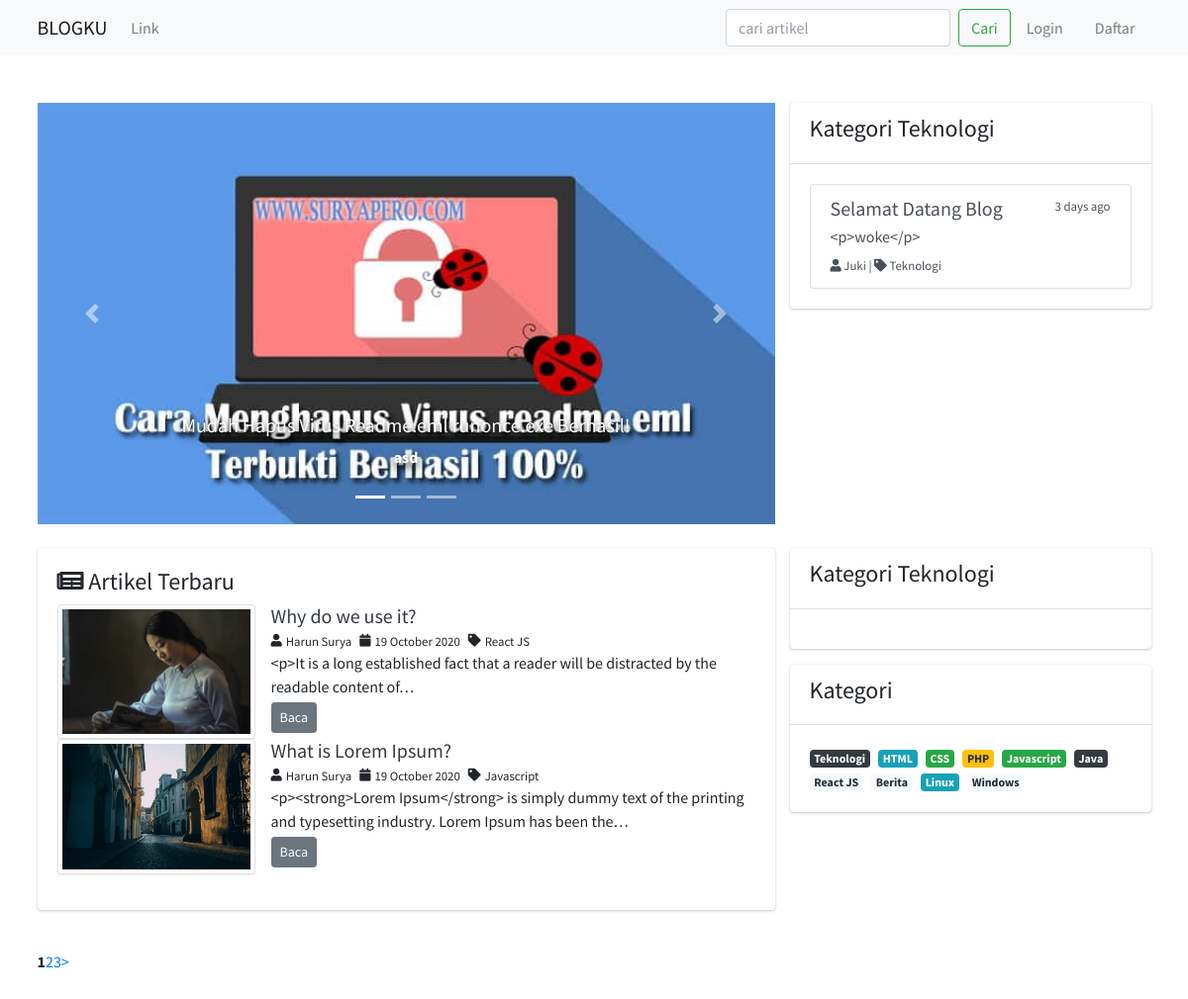
The page / on the database its author committed.
### tables this page shows
CREATE TABLE `artikel` (
  `id_artikel` int(11) NOT NULL,
  `judul` varchar(200) NOT NULL,
  `isi_artikel` text NOT NULL,
  `slug` varchar(200) NOT NULL,
  `gambar_artikel` varchar(256) NOT NULL,
  `id_kategori` int(11) NOT NULL,
  `tag` varchar(100) NOT NULL,
  `tanggal` date NOT NULL,
  `id_penulis` int(11) NOT NULL,
  `dilihat` int(11) NOT NULL DEFAULT 0,
  `suka` int(11) NOT NULL DEFAULT 0,
  `dislike` int(11) NOT NULL DEFAULT 0,
  `status` int(11) NOT NULL COMMENT '0 = draft\r\n1 = publish'
);

CREATE TABLE `penulis` (
  `id_penulis` int(11) NOT NULL,
  `id_user` int(11) NOT NULL,
  `tgl_daftar` date NOT NULL,
  `nama_penulis` varchar(50) NOT NULL,
  `foto_penulis` varchar(256) NOT NULL,
  `desk_penulis` varchar(150) NOT NULL,
  `status` int(11) NOT NULL
);

CREATE TABLE `kategori` (
  `id_kategori` int(11) NOT NULL,
  `nama_kategori` varchar(100) NOT NULL
);

### application/controllers/Home.php (called while the page is built, shortened)
<?php
class Home extends CI_Controller {
	public function __construct()
	{
		$this->load->model('Artikel_model');
		$this->load->model('Kategori_model');
		$this->load->library('form_validation');
	}
	public function index()
	{
		$data['title'] = 'BLOGKU';
		$data['user'] = $this->db->get_where('users', ['username' => $this->session->userdata('username')])->row_array();
		$config['base_url'] = 'http://localhost/blogku-ci-3/page';
		$config['total_rows'] = $this->Artikel_model->countArtikelAll('artikel')->num_rows();
		$config['per_page'] = 2;
		$data['start'] = $this->uri->segment(2);
		$data['artikel'] = $this->Artikel_model->getJoinArtikelKategoriWhereStatus($config['per_page'], $data['start']);
		$data['populer'] = $this->Artikel_model->getJoinDilihat();
		$data['artikelKategori'] = $this->Artikel_model->getJoinKategori();
		$data['kategori'] = $this->db->get('kategori')->result_array();
		$this->load->view('themeplates/header', $data);
		$this->load->view('themeplates/navbar', $data);
		$this->load->view('home/index', $data);
		$this->load->view('themeplates/footer');
	}
}

### index.php (called while the page is built, shortened)
<?php
require_once BASEPATH.'core/CodeIgniter.php';

### application/models/Artikel_model.php (called while the page is built, shortened)
<?php
class Artikel_model extends CI_Model {
	public function getJoinArtikelKategoriWhereStatus($limit, $start)
	{
		$this->db->select('*, artikel.status AS Status');
		$this->db->from('artikel');
		$this->db->join('kategori', 'kategori.id_kategori = artikel.id_kategori');
		$this->db->join('penulis', 'penulis.id_penulis = artikel.id_penulis');
		$this->db->where('artikel.status', 1);
		$this->db->order_by('artikel.id_artikel', 'desc');
		return $this->db->get('', $limit, $start)->result_array();
	}
	public function getJoinDilihat()
	{
		$this->db->select('*');
		$this->db->from('artikel');
		$this->db->join('kategori', 'kategori.id_kategori = artikel.id_kategori');
		$this->db->join('penulis', 'penulis.id_penulis = artikel.id_penulis');
		$this->db->order_by('dilihat', 'desc');
		return $this->db->get()->result_array();
	}
	public function getJoinKategori()
	{
		$this->db->select('*');
		$this->db->from('artikel');
		$this->db->join('kategori', 'kategori.id_kategori = artikel.id_kategori');
		$this->db->join('penulis', 'penulis.id_penulis = artikel.id_penulis');
		$this->db->where('kategori.nama_kategori', 'Teknologi');
		$this->db->limit('4');
		return $this->db->get()->result_array();
	}
	public function countArtikelAll($table)
	{
		return $this->db->get($table);
	}
}

### application/config/config.php (called while the page is built, shortened)
<?php
$config['base_url'] = 'http://localhost/blogku-ci-3';
$config['index_page'] = '';
$config['uri_protocol']	= 'REQUEST_URI';
$config['url_suffix'] = '';
$config['language']	= 'english';
$config['charset'] = 'UTF-8';
$config['enable_hooks'] = FALSE;
$config['subclass_prefix'] = 'MY_';
$config['composer_autoload'] = FALSE;
$config['permitted_uri_chars'] = 'a-z 0-9~%.:_\-';
$config['enable_query_strings'] = FALSE;
$config['controller_trigger'] = 'c';
$config['function_trigger'] = 'm';
$config['directory_trigger'] = 'd';
$config['allow_get_array'] = TRUE;
$config['log_threshold'] = 0;
$config['log_path'] = '';
$config['log_file_extension'] = '';
$config['log_file_permissions'] = 0644;
$config['log_date_format'] = 'Y-m-d H:i:s';
$config['error_views_path'] = '';
$config['cache_path'] = '';
$config['cache_query_string'] = FALSE;
$config['encryption_key'] = '';
$config['sess_driver'] = 'files';
$config['sess_cookie_name'] = 'ci_session';
$config['sess_expiration'] = 7200;
$config['sess_save_path'] = NULL;
$config['sess_match_ip'] = FALSE;
$config['sess_time_to_update'] = 300;
$config['sess_regenerate_destroy'] = FALSE;
$config['cookie_prefix']	= '';
$config['cookie_domain']	= '';
$config['cookie_path']		= '/';
$config['cookie_secure']	= FALSE;
$config['cookie_httponly'] 	= FALSE;
$config['standardize_newlines'] = FALSE;
$config['global_xss_filtering'] = FALSE;
$config['csrf_protection'] = FALSE;
$config['csrf_token_name'] = 'csrf_test_name';
$config['csrf_cookie_name'] = 'csrf_cookie_name';
$config['csrf_expire'] = 7200;
$config['csrf_regenerate'] = TRUE;
$config['csrf_exclude_uris'] = array();
$config['compress_output'] = FALSE;
$config['time_reference'] = 'local';
$config['rewrite_short_tags'] = FALSE;
$config['proxy_ips'] = '';

### application/views/home/index.php (the view, shortened to what this page needs)
<div class="container py-5">
	<div class="row">
		<div class="col-md-8">
			<div id="carouselExampleCaptions" class="carousel slide" data-ride="carousel">
			  <ol class="carousel-indicators">
			    <li data-target="#carouselExampleCaptions" data-slide-to="0" class="active"></li>
			    <li data-target="#carouselExampleCaptions" data-slide-to="1"></li>
			    <li data-target="#carouselExampleCaptions" data-slide-to="2"></li>
			  </ol>
			  <div class="carousel-inner">
			  	<?php $no = 0; foreach($populer as $p) : ?>
			  	<?php if($no === 0) : ?>
            <?php $active = 'active'; ?>
            <?php else : ?>
            	<?php $active = ''; ?>
			  	<?php endif; ?>
			  	<?php $no++; ?>
			    <div class="carousel-item <?= $active; ?>">
			    	<a href="<?= base_url('artikel/') . strtolower($p['slug']); ?>">
			      <img src="<?= base_url('assets/theme_admin/img/artikel/') . $p['gambar_artikel']; ?>" class="d-block w-100" alt="<?= $p['gambar_artikel']; ?>">
			      <div class="carousel-caption d-none d-md-block" style="text-shadow: 0px 4px 10px #000; font-weight: bold;">
			        <h5><?= $p['judul']; ?></h5>
			        <p><?= $p['tag']; ?></p>
			      </div>
			      </a>
			    </div>
			    <?php endforeach; ?>
			  </div>
			  <a class="carousel-control-prev" href="#carouselExampleCaptions" role="button" data-slide="prev">
			    <span class="carousel-control-prev-icon" aria-hidden="true"></span>
			  </a>
			  <a class="carousel-control-next" href="#carouselExampleCaptions" role="button" data-slide="next">
			    <span class="carousel-control-next-icon" aria-hidden="true"></span>
			  </a>
			</div>
		</div>
		<div class="col-md-4">
			<div class="card">
				<div class="card-header">
					<h4>Kategori Teknologi</h4>
				</div>
				<div class="card-body">
					<div class="list-group">
						<?php foreach($artikelKategori as $aKat) : ?>
					  <a href="<?= base_url('artikel/') . strtolower($aKat['slug']); ?>" class="list-group-item list-group-item-action">
					    <div class="d-flex w-100 justify-content-between">
					      <h5 class="mb-1"><?= $aKat['judul']; ?></h5>
					      <small>3 days ago</small>
					    </div>
					    <p class="mb-1"><?= word_limiter($aKat['isi_artikel'], 9); ?></p>
					    <small><i class="fas fa-user"></i> <?= $aKat['nama_penulis']; ?> | <i class="fas fa-tag"></i> <?= $aKat['nama_kategori']; ?></small>
					  </a>
				 	  <?php endforeach; ?>
					</div>
				</div>
			</div>
		</div>
	</div>
	<div class="row py-4">
		<div class="col-md-8">
			<div class="card">
				<div class="card-body">
					<h4><i class="fas fa-newspaper"></i> Artikel Terbaru</h4>
					<ul class="list-unstyled">
						<?php foreach($artikel as $a) : ?>
					  <li class="media">
					    <img src="<?= base_url('assets/theme_admin/img/artikel/') . $a['gambar_artikel']; ?>" class="mr-3 img-thumbnail" width="200">
					    <div class="media-body">
					      <a href="<?= base_url('artikel/') . strtolower($a['slug']); ?>" class="text-dark"><h5 class="mt-0 mb-1"><?= $a['judul']; ?></h5></a>
					      <small>
	                <div class="form-inline">
	                	<div class="form-group">
	                		<i class="fas fa-user pr-1"></i> <?= $a['nama_penulis']; ?>
	                	</div>
	                	<div class="form-group pl-2">
	                		<?php $tgl = date_create($a['tanggal']); ?>
	                		<i class="fas fa-calendar pr-1"></i> <?= date_format($tgl, 'd F Y'); ?>
	                	</div>
	                	<div class="form-group pl-2">
	                		<i class="fas fa-tag pr-1"></i> <?= $a['nama_kategori']; ?>
	                	</div>
	                </div>
					      </small>
					      <?= word_limiter($a['isi_artikel'], 17); ?>
					      <div class="row">
					      	<div class="col-md-2 mt-1">
					      		<a href="<?= base_url('artikel/') . strtolower($a['slug']); ?>" class="btn btn-secondary btn-sm">Baca</a>
					      	</div>
					      </div>
					    </div>
					  </li>
					  <?php endforeach; ?>
					</ul>
				</div>
			</div>
		</div>
		<div class="col-md-4">
			<div class="card">
				<div class="card-header">
					<h4>Kategori Teknologi</h4>
				</div>
				<div class="card-body">
				</div>
			</div>
			<div class="card">
				<div class="card-header">
					<h4>Kategori</h4>
				</div>
				<div class="card-body">
					<div class="form-inline">
						<?php foreach($kategori as $k) : ?>
						<?php
            $warna = ['primary', 'success', 'warning', 'dark', 'info', 'light'];
            $acakWarna = $warna[array_rand($warna)];
						?>
						<a href="<?= base_url('kategori/') . strtolower($k['nama_kategori']); ?>">
					  <span class="badge badge-<?= $acakWarna; ?> mr-2"><?= $k['nama_kategori']; ?></span>
					  </a>
					  <?php endforeach; ?>
					</div>
				</div>
			</div>
		</div>
	</div>
	<?php echo $this->pagination->create_links(); ?>
</div>

### application/views/themeplates/header.php (shortened to what this page needs)
<!DOCTYPE html>
<html>
<head>
  <link rel="stylesheet" href="<?= base_url('/assets/theme_admin/'); ?>plugins/fontawesome-free/css/all.min.css">
  <link rel="stylesheet" href="https://code.ionicframework.com/ionicons/2.0.1/css/ionicons.min.css">
  <link rel="stylesheet" href="<?= base_url('/assets/theme_admin/'); ?>dist/css/adminlte.min.css">
</head>

### application/views/themeplates/navbar.php (shortened to what this page needs)
<nav class="navbar navbar-expand-lg navbar-light bg-light">
  <div class="container">
    <a class="navbar-brand" href="<?= base_url(); ?>">BLOGKU</a>
    <div class="collapse navbar-collapse" id="navbarSupportedContent">
      <ul class="navbar-nav mr-auto">
        <li class="nav-item">
          <a class="nav-link" href="#">Link</a>
        </li>
      </ul>
      <form class="form-inline my-2 my-lg-0" method="get" action="<?= base_url('pencarian'); ?>">
        <input class="form-control mr-sm-2" type="text" placeholder="cari artikel" aria-label="Search" name="keyword">
        <button class="btn btn-outline-success my-2 my-sm-0" type="submit">Cari</button>
      </form>
      <?php if($this->session->userdata('role') == 3) : ?>
      <li class="nav-item dropdown">
        <a class="nav-link dropdown-toggle" href="#" id="navbarDropdown" role="button" data-toggle="dropdown" aria-haspopup="true" aria-expanded="false">
          <?php
          if($this->session->userdata('jk_tamu') == 'L') :
            $img = base_url('assets/img/profile/male.jpg');
          elseif ($this->session->userdata('jk_tamu') == 'P'):
            $img = base_url('assets/img/profile/female.jpg');
          else :
            $img = base_url('assets/img/profile/female.jpg');
          endif;
          if($this->session->userdata('role') == 3) :
            $where = ['id_user' => $this->session->userdata('id_user')];
            $foto = $this->db->get_where('tamu', $where)->row_array();
            $img = base_url('assets/img/profile/' . $foto['foto_tamu']);
          endif;
          ?>
          <img src="<?= $img ?>" width="40" heigth="40">
        </a>
        <div class="dropdown-menu" aria-labelledby="navbarDropdown">
          <a class="dropdown-item" href="<?= base_url('profil/user/') . strtolower($this->session->userdata('username')); ?>">Profil</a>
          <div class="dropdown-divider"></div>
          <a class="dropdown-item" href="<?= base_url('logout'); ?>">Logout</a>
        </div>
      </li>
      <?php else : ?>
        <?php if(!$this->session->userdata('role') == 1) : ?>
      <ul class="navbar-nav">
        <li class="nav-item">
          <a class="nav-link" href="<?= base_url('login'); ?>">Login</a>
        </li>
        <li class="nav-item">
          <a class="nav-link" href="<?= base_url('daftar'); ?>">Daftar</a>
        </li>
      </ul>
        <?php endif; ?>
      <?php endif; ?>
    </div>
  </div>
</nav>

### application/views/themeplates/footer.php (shortened to what this page needs)
</body>
</html>

### rows shown on the page
artikel: gambar_artikel (picture), judul "Mudah Hapus Virus Readme.eml runonce.exe Berhasil!", tag "asd"
artikel: judul "Selamat Datang Blog", isi_artikel "<p>woke</p>", id_penulis.nama_penulis "Juki", id_kategori.nama_kategori "Teknologi"
artikel: gambar_artikel (picture), judul "Why do we use it?", id_penulis.nama_penulis "Harun Surya", tanggal "19 October 2020", id_kategori.nama_kategori "React JS", isi_artikel "<p>It is a long established fact that a reader will be distracted by the readable content of…"
artikel: gambar_artikel (picture), judul "What is Lorem Ipsum?", id_penulis.nama_penulis "Harun Surya", tanggal "19 October 2020", id_kategori.nama_kategori "Javascript", isi_artikel "<p><strong>Lorem Ipsum</strong> is simply dummy text of the printing and typesetting industry. Lorem Ipsum has been the…"
kategori: nama_kategori "Teknologi"
kategori: nama_kategori "HTML"
kategori: nama_kategori "CSS"
kategori: nama_kategori "PHP"
kategori: nama_kategori "Javascript"
kategori: nama_kategori "Java"
kategori: nama_kategori "React JS"
kategori: nama_kategori "Berita"
kategori: nama_kategori "Linux"
kategori: nama_kategori "Windows"

### other values the page prints
$this->pagination->create_links() "1 2 3 >"
